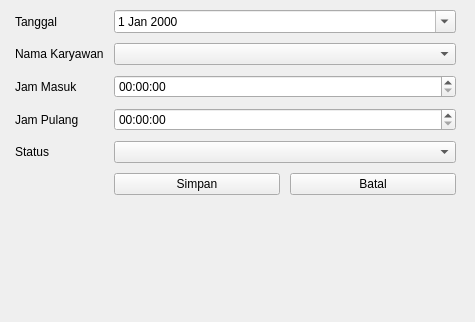
<?xml version="1.0" encoding="UTF-8"?>
<ui version="4.0">
 <class>Form</class>
 <widget class="QWidget" name="Form">
  <property name="geometry">
   <rect>
    <x>0</x>
    <y>0</y>
    <width>475</width>
    <height>322</height>
   </rect>
  </property>
  <property name="windowTitle">
   <string>Data Absensi - Ubah</string>
  </property>
  <widget class="QWidget" name="formLayoutWidget">
   <property name="geometry">
    <rect>
     <x>0</x>
     <y>-10</y>
     <width>471</width>
     <height>331</height>
    </rect>
   </property>
   <layout class="QFormLayout" name="formLayout">
    <property name="horizontalSpacing">
     <number>10</number>
    </property>
    <property name="verticalSpacing">
     <number>10</number>
    </property>
    <property name="leftMargin">
     <number>15</number>
    </property>
    <property name="topMargin">
     <number>20</number>
    </property>
    <property name="rightMargin">
     <number>15</number>
    </property>
    <property name="bottomMargin">
     <number>20</number>
    </property>
    <item row="0" column="0">
     <widget class="QLabel" name="tanggalLabel">
      <property name="text">
       <string>Tanggal</string>
      </property>
     </widget>
    </item>
    <item row="0" column="1">
     <widget class="QDateEdit" name="tanggalDateEdit">
      <property name="calendarPopup">
       <bool>true</bool>
      </property>
     </widget>
    </item>
    <item row="2" column="0">
     <widget class="QLabel" name="jamMasukLabel">
      <property name="text">
       <string>Jam Masuk</string>
      </property>
     </widget>
    </item>
    <item row="2" column="1">
     <widget class="QTimeEdit" name="jamMasukTimeEdit"/>
    </item>
    <item row="3" column="0">
     <widget class="QLabel" name="jamPulangLabel">
      <property name="text">
       <string>Jam Pulang</string>
      </property>
     </widget>
    </item>
    <item row="3" column="1">
     <widget class="QTimeEdit" name="jamPulangTimeEdit"/>
    </item>
    <item row="5" column="1">
     <layout class="QHBoxLayout" name="horizontalLayout_2">
      <item>
       <widget class="QPushButton" name="simpanButton">
        <property name="text">
         <string>Simpan</string>
        </property>
       </widget>
      </item>
      <item>
       <widget class="QPushButton" name="batalButton">
        <property name="text">
         <string>Batal</string>
        </property>
       </widget>
      </item>
     </layout>
    </item>
    <item row="1" column="0">
     <widget class="QLabel" name="namaKaryawanLabel">
      <property name="text">
       <string>Nama Karyawan</string>
      </property>
     </widget>
    </item>
    <item row="1" column="1">
     <widget class="QComboBox" name="namaKaryawanComboBox"/>
    </item>
    <item row="4" column="1">
     <widget class="QComboBox" name="statusComboBox"/>
    </item>
    <item row="4" column="0">
     <widget class="QLabel" name="statusLabel">
      <property name="text">
       <string>Status</string>
      </property>
     </widget>
    </item>
   </layout>
  </widget>
 </widget>
 <resources/>
 <connections/>
</ui>
